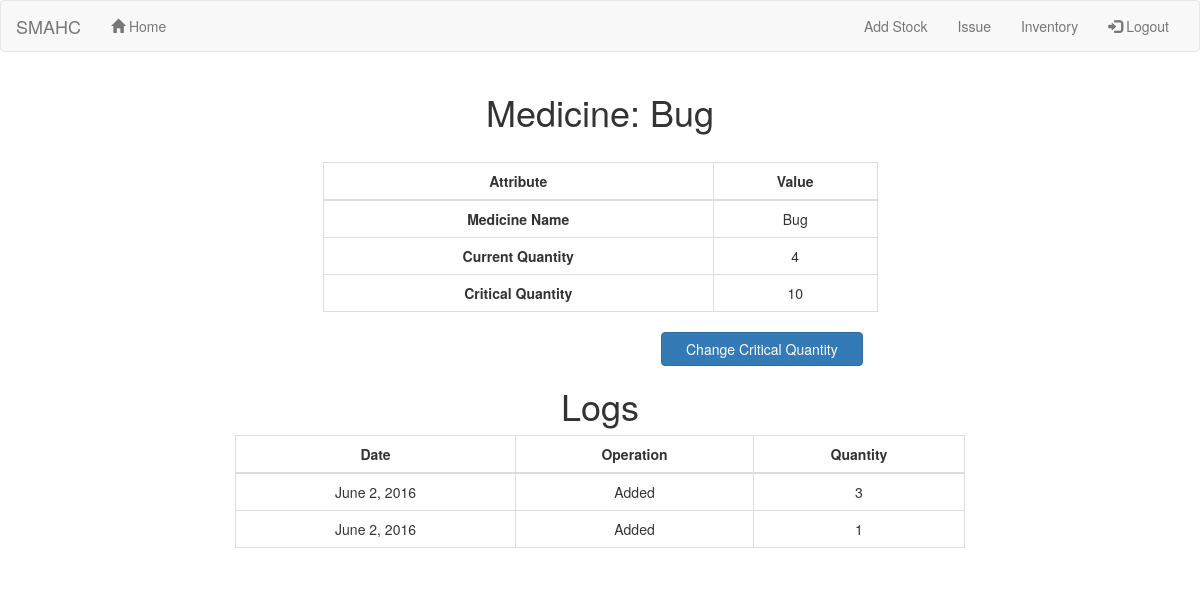
Before: /medicine/3 (signed in) with the older database file.
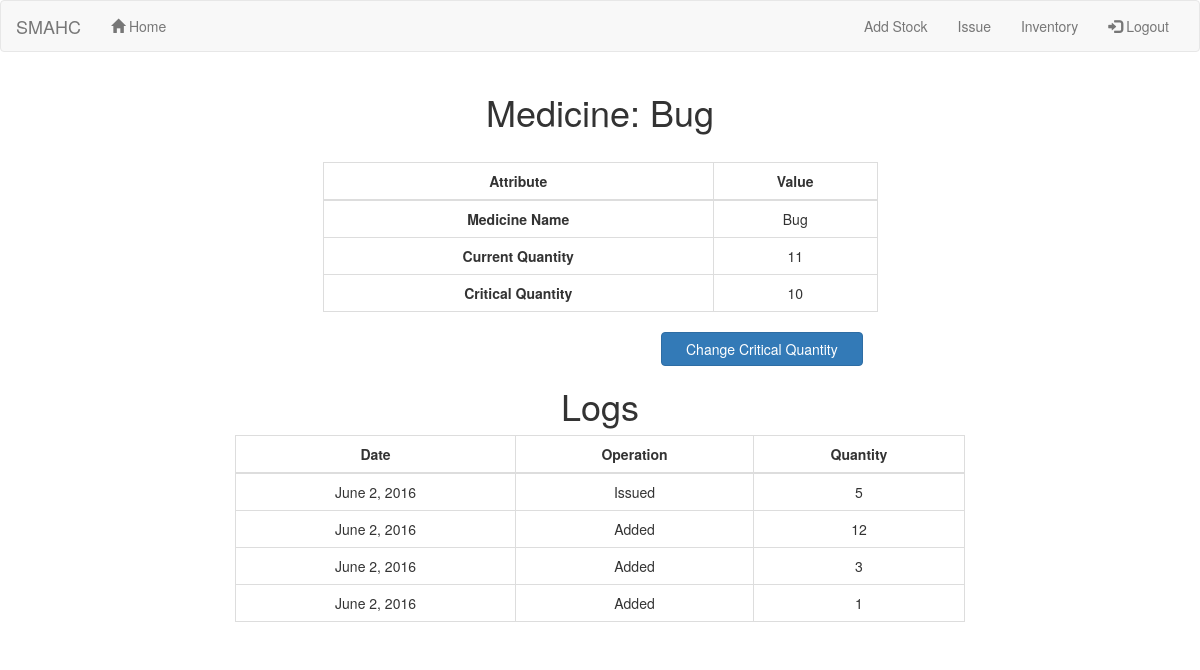
After: the same page with the newer database file.
### myapp/models.py (models this page shows, shortened)
class Medicine(models.Model):
	name = models.CharField(max_length=200)
	quantity = models.IntegerField(default=0)
	critical_quantity = models.IntegerField(default=10)

### myapp/views.py (the view)
# urls.py: url(r'medicine/(?P<medicine_id>[0-9]+)',views.view_medicine,name='view_medicine'),
def view_medicine(request,medicine_id):
	if not request.user.is_authenticated():
		return HttpResponseRedirect("login")
	m = Medicine.objects.get(pk=medicine_id)
	l = sorted(m.log_set.all(), key=lambda x: x.date, reverse=True)
	ldate = []
	ltype = []
	ldelt = []
	for i in l:
		if i.quantity_change != 0:
			ldate.append(i.date.date())
			if(i.quantity_change < 0):
				ltype.append("Issued")
				ldelt.append(-i.quantity_change)
			else:
				ltype.append("Added")
				ldelt.append(i.quantity_change)
	l = list(zip(ldate,ltype,ldelt))
	context = {'medicine':m, 'logs':l}
	return render(request,'medicine.html',context)

### myapp/templates/medicine.html (shortened to what this page needs)
{% extends "base.html" %}
{% block content %}
	<div class="container">
		<h1 align="center">Medicine: {{ medicine.name }}</h1>
		<br>
		<div class="row">
			<div class="col-md-6 col-md-offset-3">
				<table class="table table-bordered table-hover">
					<thead>
						<th>Attribute</th>
						<th>Value</th>
					</thead>
					<tbody>
						<tr>
							<td><strong>Medicine Name</strong></td>
							<td>{{ medicine.name }}</td>
						</tr>
						<tr>
							<td><strong>Current Quantity</strong></td>
							<td>{{ medicine.quantity }}</td>
						</tr>
						<tr>
							<td><strong>Critical Quantity</strong></td>
							<td>{{ medicine.critical_quantity }}</td>
						</tr>
					</tbody>
				</table>
				<div class="col-md-5 col-md-offset-7">
					<a href="change_critical_quantity/{{ medicine.id }}" class="btn btn-primary center-block">Change Critical Quantity</a>
				</div>
			</div>
		</div>
		<h1 align="center">Logs</h2>
		{% if logs %}
			<div class="col-md-8 col-md-offset-2">
			<table class="table table-bordered table-hover">
				<thead>
					<th>Date</th>
					<th>Operation</th>
					<th>Quantity</th>
				</thead>
				<tbody>
					{% for d,t,q in logs %}
						<tr>
							<td>{{ d }}</td>
							<td>{{ t }}</td>
							<td>{{ q }}</td>
						</tr>
					{% endfor %}
				</tbody>
			</table>
			</div>
		{% else %}
			<h2 align="center">No logs for this medicine!</h2>
		{% endif %}
	</div>
{% endblock %}

Changed rows visible on the page:
changed Medicine "Bug": quantity "4" → "11"
Other visible differences:
new list line: "June 2, 2016 Issued 5"
new list line: "June 2, 2016 Added 12"
